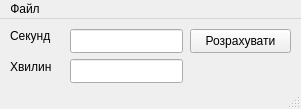
<?xml version="1.0" encoding="UTF-8"?>
<ui version="4.0">
 <class>MainWindow</class>
 <widget class="QMainWindow" name="MainWindow">
  <property name="geometry">
   <rect>
    <x>0</x>
    <y>0</y>
    <width>301</width>
    <height>109</height>
   </rect>
  </property>
  <property name="windowTitle">
   <string>MainWindow</string>
  </property>
  <widget class="QWidget" name="centralwidget">
   <widget class="QLineEdit" name="secValue">
    <property name="geometry">
     <rect>
      <x>70</x>
      <y>10</y>
      <width>113</width>
      <height>24</height>
     </rect>
    </property>
   </widget>
   <widget class="QLabel" name="secLbl">
    <property name="geometry">
     <rect>
      <x>10</x>
      <y>10</y>
      <width>52</width>
      <height>14</height>
     </rect>
    </property>
    <property name="text">
     <string>Секунд</string>
    </property>
   </widget>
   <widget class="QPushButton" name="calcBtn">
    <property name="geometry">
     <rect>
      <x>190</x>
      <y>10</y>
      <width>101</width>
      <height>24</height>
     </rect>
    </property>
    <property name="text">
     <string>Розрахувати</string>
    </property>
   </widget>
   <widget class="QLabel" name="minLbl">
    <property name="geometry">
     <rect>
      <x>10</x>
      <y>40</y>
      <width>51</width>
      <height>16</height>
     </rect>
    </property>
    <property name="text">
     <string>Хвилин</string>
    </property>
   </widget>
   <widget class="QLineEdit" name="minValue">
    <property name="geometry">
     <rect>
      <x>70</x>
      <y>40</y>
      <width>113</width>
      <height>24</height>
     </rect>
    </property>
   </widget>
  </widget>
  <widget class="QMenuBar" name="menubar">
   <property name="geometry">
    <rect>
     <x>0</x>
     <y>0</y>
     <width>301</width>
     <height>22</height>
    </rect>
   </property>
   <widget class="QMenu" name="loadFileMenuItem">
    <property name="title">
     <string>Файл</string>
    </property>
    <addaction name="loadFile"/>
    <addaction name="saveFile"/>
   </widget>
   <addaction name="loadFileMenuItem"/>
  </widget>
  <widget class="QStatusBar" name="statusbar"/>
  <action name="loadFile">
   <property name="enabled">
    <bool>true</bool>
   </property>
   <property name="icon">
    <iconset theme="QIcon::ThemeIcon::DocumentOpen"/>
   </property>
   <property name="text">
    <string>Відкрити</string>
   </property>
   <property name="shortcutContext">
    <enum>Qt::ShortcutContext::ApplicationShortcut</enum>
   </property>
   <property name="menuRole">
    <enum>QAction::MenuRole::NoRole</enum>
   </property>
  </action>
  <action name="saveFile">
   <property name="icon">
    <iconset theme="QIcon::ThemeIcon::DocumentSave"/>
   </property>
   <property name="text">
    <string>Зберегти</string>
   </property>
   <property name="menuRole">
    <enum>QAction::MenuRole::NoRole</enum>
   </property>
  </action>
 </widget>
 <resources/>
 <connections/>
</ui>
